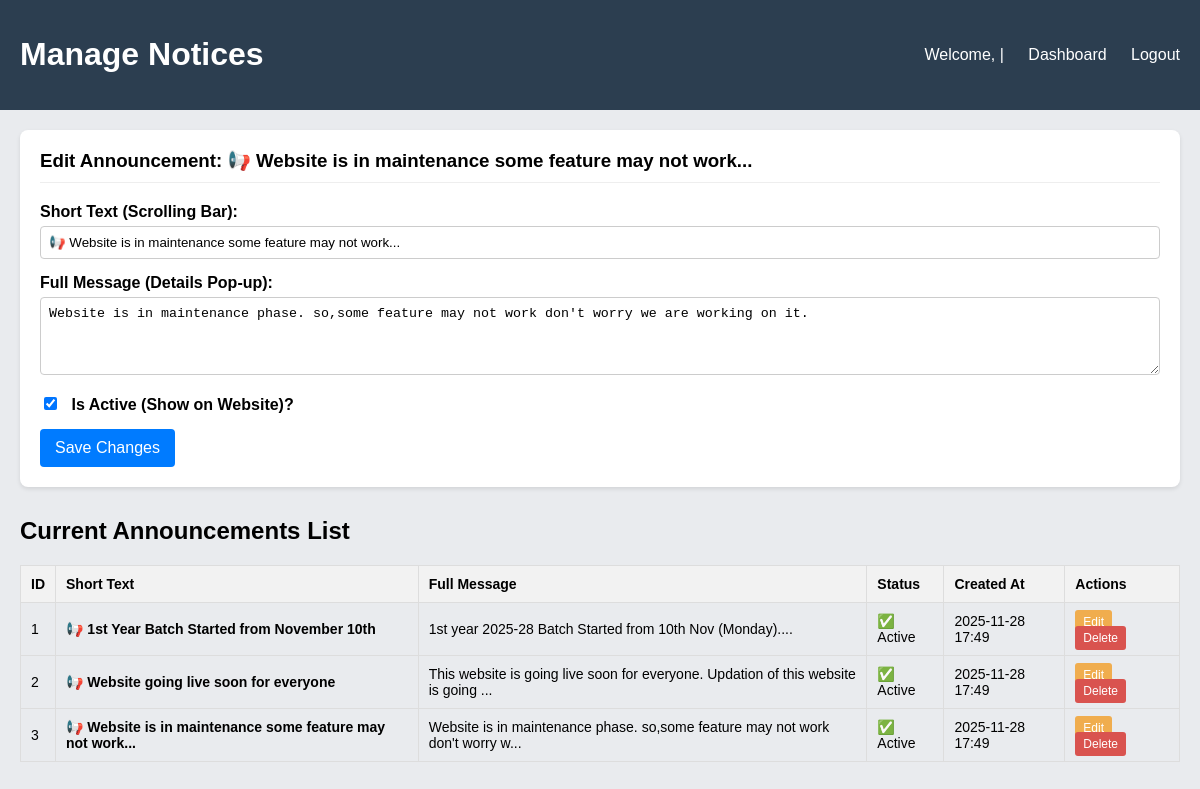
Page /admin/announcements_manage.php?edit_id=3 (signed in) on the committed database.
### tables this page shows
CREATE TABLE `announcements` (
  `notice_id` INT(11) NOT NULL PRIMARY KEY AUTO_INCREMENT,
  `short_text` VARCHAR(255) NOT NULL,
  `full_message` TEXT,
  `is_active` TINYINT(1) DEFAULT '1',
  `created_at` TIMESTAMP DEFAULT CURRENT_TIMESTAMP
);

### admin/announcements_manage.php (the view, shortened to what this page needs)
<?php
require_once __DIR__ . '/../db_connect.php';
$announcement_to_edit = null;
if (isset($_GET['edit_id']) && is_numeric($_GET['edit_id'])) {
    $id = $_GET['edit_id'];
    $stmt = $conn->prepare("SELECT * FROM announcements WHERE notice_id = ?");
    $stmt->bind_param("i", $id);
    $stmt->execute();
    $result = $stmt->get_result();
    $announcement_to_edit = $result->fetch_assoc();
}
$announcements_result = $conn->query("SELECT * FROM announcements ORDER BY created_at DESC");
$all_announcements = $announcements_result->fetch_all(MYSQLI_ASSOC);
?>
<!DOCTYPE html>
<html lang="en">
<head>
</head>
<body>
    <div class="header">
        <h1>Manage Notices</h1>
        <div>
            Welcome, <?php echo htmlspecialchars($_SESSION['admin_username']); ?> |
            <a href="index.php">Dashboard</a>
            <a href="?logout=true">Logout</a>
        </div>
    </div>
    <div class="container">
        <div class="card">
            <h3><?php echo $announcement_to_edit ? 'Edit Announcement: ' . htmlspecialchars($announcement_to_edit['short_text']) : 'Add New Announcement'; ?></h3>
            <form method="POST">
                <label for="short_text">Short Text (Scrolling Bar):</label>
                <input type="text" id="short_text" name="short_text" value="<?php echo htmlspecialchars($announcement_to_edit['short_text'] ?? ''); ?>" required placeholder="e.g., 📢 1st Year Batch Started">
                <label for="full_message">Full Message (Details Pop-up):</label>
                <textarea id="full_message" name="full_message" rows="4" required><?php echo htmlspecialchars($announcement_to_edit['full_message'] ?? ''); ?></textarea>
                <label>
                    <input type="checkbox" name="is_active" <?php echo (isset($announcement_to_edit['is_active']) && $announcement_to_edit['is_active']) ? 'checked' : 'checked'; ?>>
                    Is Active (Show on Website)?
                </label>
                <button type="submit" name="submit_announcement">
                    <?php echo $announcement_to_edit ? 'Save Changes' : 'Add Announcement'; ?>
                </button>
            </form>
        </div>
        <h2>Current Announcements List</h2>
        <table>
            <thead>
                <tr>
                    <th>ID</th>
                    <th>Short Text</th>
                    <th>Full Message</th>
                    <th>Status</th>
                    <th>Created At</th>
                    <th>Actions</th>
                </tr>
            </thead>
            <tbody>
                <?php foreach ($all_announcements as $a): ?>
                <tr>
                    <td><?php echo $a['notice_id']; ?></td>
                    <td><strong><?php echo htmlspecialchars($a['short_text']); ?></strong></td>
                    <td><?php echo substr(htmlspecialchars($a['full_message']), 0, 80) . '...'; ?></td>
                    <td><?php echo $a['is_active'] ? '✅ Active' : '❌ Inactive'; ?></td>
                    <td><?php echo date("Y-m-d H:i", strtotime($a['created_at'])); ?></td>
                    <td>
                        <a href="?edit_id=<?php echo $a['notice_id']; ?>" class="btn-edit">Edit</a>
                        <a href="?delete_id=<?php echo $a['notice_id']; ?>" class="btn-delete" onclick="return confirm('Are you sure you want to delete this announcement?');">Delete</a>
                    </td>
                </tr>
                <?php endforeach; ?>
            </tbody>
        </table>
    </div>
</body>
</html>

### admin/announcements_manage.php (style rules this page uses)
body { font-family: Arial, sans-serif; background: #e9ebee; margin: 0; padding: 0; }
.header { background: #2c3e50; color: white; padding: 15px 20px; display: flex; justify-content: space-between; align-items: center; }
.header a { color: white; text-decoration: none; margin-left: 20px; }
.container { padding: 20px; max-width: 1200px; margin: 0 auto; }
.card { background: white; padding: 20px; border-radius: 8px; box-shadow: 0 2px 4px rgba(0,0,0,0.1); margin-bottom: 30px; }
.card h3 { margin-top: 0; border-bottom: 1px solid #eee; padding-bottom: 10px; margin-bottom: 20px; }
.card label { display: block; margin-bottom: 5px; font-weight: bold; }
.card input[type="text"], .card textarea { width: 100%; padding: 8px; margin-bottom: 15px; border: 1px solid #ccc; border-radius: 4px; box-sizing: border-box; }
.card button { background: #007bff; color: white; padding: 10px 15px; border: none; border-radius: 4px; cursor: pointer; font-size: 16px; margin-top: 10px; }
.card input[type="checkbox"] { margin-right: 10px; }
table { width: 100%; border-collapse: collapse; margin-top: 20px; }
th, td { padding: 10px; border: 1px solid #ddd; text-align: left; font-size: 14px; }
th { background: #f2f2f2; }
.btn-edit, .btn-delete { background: #f0ad4e; color: white; padding: 5px 8px; text-decoration: none; border-radius: 3px; font-size: 12px; margin-right: 5px; }
.btn-delete { background: #d9534f; }

### rows in the picture
announcements: short_text "📢 Website is in maintenance some feature may not work...", full_message "Website is in maintenance phase. so,some feature may not work don't worry we are working on it.", is_active "☑", notice_id "3", full_message "Website is in maintenance phase. so,some feature may not work don't worry w", shows "✅ Active", created_at "2025-11-28 17:49"
announcements: notice_id "1", short_text "📢 1st Year Batch Started from November 10th", full_message "1st year 2025-28 Batch Started from 10th Nov (Monday).", is_active "✅ Active", created_at "2025-11-28 17:49"
announcements: notice_id "2", short_text "📢 Website going live soon for everyone", full_message "This website is going live soon for everyone. Updation of this website is going", is_active "✅ Active", created_at "2025-11-28 17:49"
